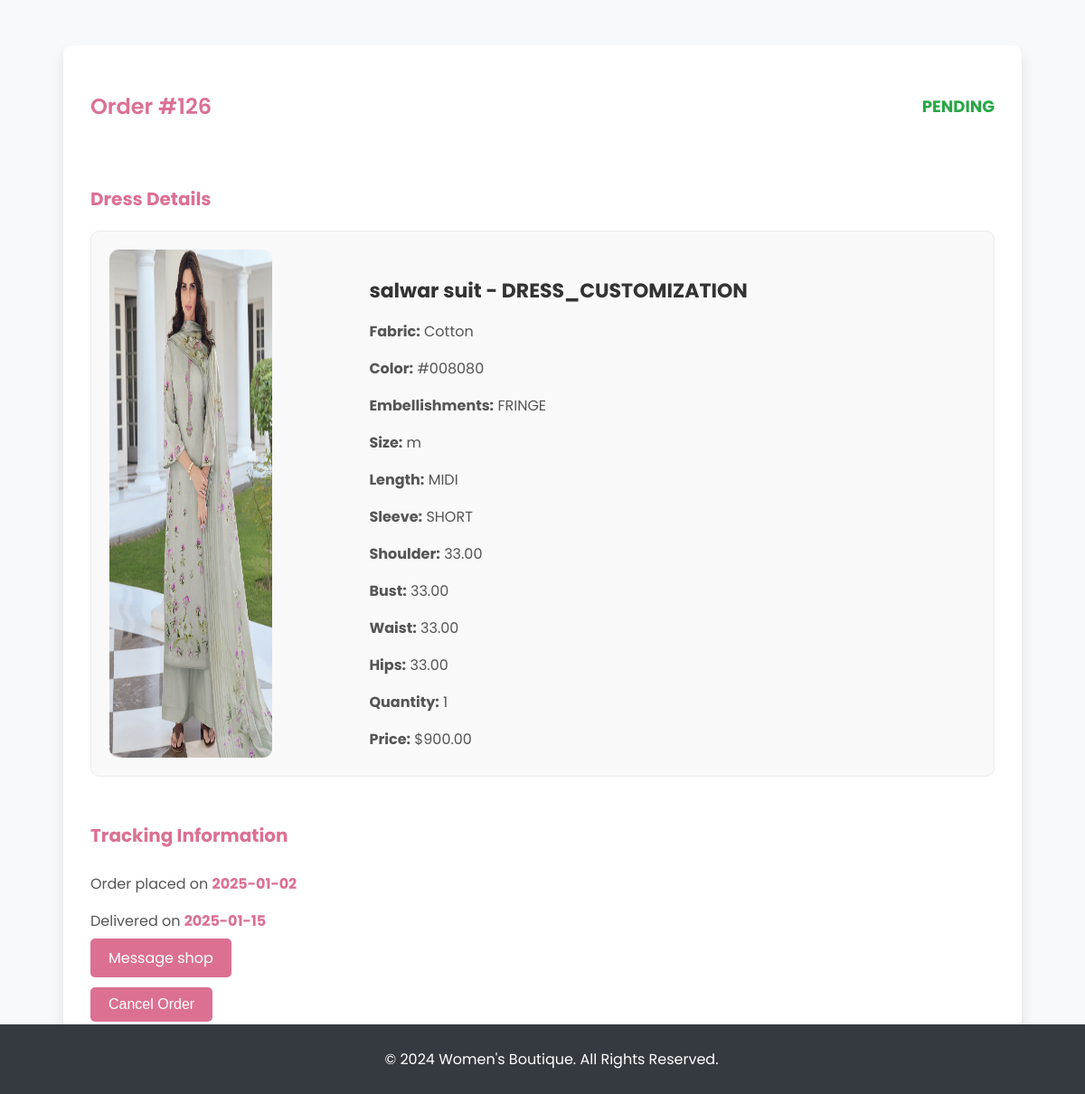
Screenshot of /customers/ordered_dress.php?id=126&type=DRESS_CUSTOMIZATION (signed in) with the database file from the repository.
### tables this page shows
CREATE TABLE `orders` (
  `ORDER_ID` int(11) NOT NULL,
  `USER_ID` int(11) NOT NULL,
  `DRESS_ID` int(11) DEFAULT NULL,
  `FABRIC_ID` int(11) DEFAULT NULL,
  `OPTION_ID` int(11) DEFAULT NULL,
  `STATUSES` enum('PENDING','IN-PROGRESS','COMPLETED','SHIPPED','DELIVERED','CANCELLED','CART') NOT NULL,
  `SSIZE` varchar(100) DEFAULT NULL,
  `QUANTITY` int(2) NOT NULL DEFAULT 1,
  `TOTAL_PRICE` decimal(10,2) NOT NULL,
  `CATEGORY` enum('FABRIC_PURCHASE','DRESS_PURCHASE','DRESS_CUSTOMIZATION','FULLY_CUSTOMIZATION','OFFLINE_PURCHASE') NOT NULL,
  `ESTIMATED_DELIVERY_DATE` date DEFAULT NULL,
  `ACTUAL_DELIVERY_DATE` date DEFAULT NULL,
  `CREATED_AT` datetime NOT NULL DEFAULT current_timestamp()
);

CREATE TABLE `dress` (
  `DRESS_ID` int(11) NOT NULL,
  `NAME` varchar(100) NOT NULL,
  `DESCRIPTION` text DEFAULT NULL,
  `FABRIC` varchar(50) NOT NULL,
  `COLOR` varchar(100) NOT NULL,
  `SIZES` varchar(100) NOT NULL,
  `BASE_PRICE` decimal(10,2) NOT NULL,
  `IMAGE_URL` varchar(255) DEFAULT NULL,
  `CREATED_AT` datetime NOT NULL DEFAULT current_timestamp(),
  `visibility` tinyint(1) DEFAULT 1
);

CREATE TABLE `customizations` (
  `OPTION_ID` int(11) NOT NULL,
  `DRESS_ID` int(11) DEFAULT NULL,
  `FABRIC_ID` int(11) DEFAULT NULL,
  `MEASUREMENT_ID` int(11) DEFAULT NULL,
  `COLOR` char(7) DEFAULT NULL,
  `EMBELLISHMENTS` enum('EMBROIDERY','APPLIQUÉ','SEQUIN','BEADS','LACE','FRINGE','PEARL','PIPING','RHINESTONE','none') DEFAULT 'none',
  `DRESS_LENGTH` enum('MINI','KNEE-LENGTH','TEA-LENGTH','MIDI','MAXI','FULL-LENGTH') DEFAULT NULL,
  `SLEEVE_LENGTH` enum('SLEEVELESS','SHORT','ELBOW','3/4','FULL') DEFAULT NULL,
  `ADDITIONAL_NOTES` varchar(200) DEFAULT NULL,
  `REFERRAL_IMG` varchar(255) DEFAULT NULL
);

CREATE TABLE `measurements` (
  `MEASUREMENT_ID` int(11) NOT NULL,
  `USER_ID` int(11) NOT NULL,
  `DRESS_ID` int(11) DEFAULT NULL,
  `FABRIC_ID` int(11) DEFAULT NULL,
  `SHOULDER` decimal(10,2) DEFAULT NULL,
  `BUST` decimal(10,2) DEFAULT NULL,
  `WAIST` decimal(10,2) DEFAULT NULL,
  `HIP` decimal(10,2) DEFAULT NULL,
  `CREATED_AT` datetime NOT NULL DEFAULT current_timestamp()
);

### customers/ordered_dress.php (the view, shortened to what this page needs)
<?php
$dbcon = mysqli_connect("localhost", "root", "", "fashion");
if($_SERVER["REQUEST_METHOD"] == "GET"){
    $order_id=$_GET['id'];
    $order_type=$_GET['type'];
    $sql="SELECT * FROM orders where ORDER_ID='$order_id'";
    $data=mysqli_query($dbcon,$sql);
    $order_row=mysqli_fetch_array($data);
}
?>
<!DOCTYPE html>
<html lang="en">
<head>
</head>
<body>
    <div class="order-details-container">
        <div class="order-header">
            <h2>Order #<?php echo $order_id; ?></h2>
            <p class="status"><?php echo $order_row['STATUSES']; ?></p>
        </div>
        <div class="order-section">
            <?php
                if($order_type=='FULLY_CUSTOMIZATION' || $order_type=='DRESS_CUSTOMIZATION'){
                    if($order_row['DRESS_ID']!=null){
                        $sql="SELECT * FROM dress WHERE DRESS_ID='$order_row[DRESS_ID]'";
                        $data3=mysqli_query($dbcon,$sql);
                        $dress_row=mysqli_fetch_array($data3);
                    }
                    $sql="SELECT * FROM customizations WHERE OPTION_ID='$order_row[OPTION_ID]'";
                    $data4=mysqli_query($dbcon,$sql);
                    if($data4){
                        $custmize_row=mysqli_fetch_array($data4);
                        $sql="SELECT * FROM measurements WHERE MEASUREMENT_ID='$custmize_row[MEASUREMENT_ID]'";
                        $data5=mysqli_query($dbcon,$sql);
                        if($data5){
                            $measurement_row=mysqli_fetch_array($data5);
                            echo " <h3>Dress Details</h3>
                                <div class='order-details'>";
                                if($order_row['DRESS_ID']!=null){
                                    echo "<img src='".$dress_row['IMAGE_URL']."' alt='Dress Image'>";
                                }else{
                                    echo "<img src='".$fabric_row['IMAGE_URL']."' alt='Dress Image'>";
                                }
                                echo "<div class='order-info'>";
                                if($order_row['DRESS_ID']!=null){
                                    echo "<h4>".$dress_row['NAME']." - ".$order_type."</h4>";
                                }else{
                                    echo "<h4>".$fabric_row['NAME']." - ".$order_type."</h4>";
                                }
                                if($order_row['FABRIC_ID']!=null){
                                    echo "<p><span>Fabric:</span> ".$fabric_row['NAME']."</p>";
                                }else{
                                    echo "<p><span>Fabric:</span> ".$dress_row['FABRIC']."</p>";
                                }
                                echo "<p><span>Color:</span> ".$custmize_row['COLOR']."</p>
                                    <p><span>Embellishments:</span> ".$custmize_row['EMBELLISHMENTS']."</p>
                                    <p><span>Size:</span> ".$order_row['SSIZE']."</p>
                                    <p><span>Length:</span> ".$custmize_row['DRESS_LENGTH']."</p>
                                    <p><span>Sleeve:</span> ".$custmize_row['SLEEVE_LENGTH']."</p>
                                    <p><span>Shoulder:</span> ".$measurement_row['SHOULDER']."</p>
                                    <p><span>Bust:</span> ".$measurement_row['BUST']."</p>
                                    <p><span>Waist:</span> ".$measurement_row['WAIST']."</p>
                                    <p><span>Hips:</span> ".$measurement_row['HIP']."</p>
                                    <p><span>Quantity:</span> ".$order_row['QUANTITY']."</p>
                                    <p><span>Price:</span> $".$order_row['TOTAL_PRICE']."</p>
                                </div>
                            </div>";
                        }
                    }
                }
            ?>
        </div>
        <div class="order-section tracking-info">
            <h3>Tracking Information</h3>
            <p>Order placed on <span><?php echo substr($order_row['CREATED_AT'],0,11) ?></span></p>
            <?php
                if($order_row['STATUSES']=='DELIVERED'){
                    echo "<p>Delivered on <span>".$order_row['ACTUAL_DELIVERY_DATE']."</span></p>";
                }else if($order_row['STATUSES']=='CANCELLED'){
                    echo "<p>CANCELLED</p>";
                }else{
                    echo "<p>Delivered on <span>".$order_row['ACTUAL_DELIVERY_DATE']."</span></p>";
                }
            ?>
            <a href="messageShop.php" class="track-order-button">Message shop</a>
        </div>
        <?php if ($order_row['STATUSES'] == 'PENDING') : ?>
            <form method="POST">
                <button type="submit" name="cancel_order" class="track-order-button" onclick="return confirmPurchase();">Cancel Order</button>
            </form>
        <?php endif; ?>
    </div>
    <div class="footer">
        <p>&copy; 2024 Women's Boutique. All Rights Reserved.</p>
    </div>
</body>
</html>

### customers/ordered_dress.php (style rules this page uses)
body { font-family: 'Poppins', sans-serif; background-color: #f8f9fa; margin: 0; padding: 0; color: #333; }
.order-details-container { max-width: 1000px; margin: 50px auto; background-color: #fff; padding: 30px; box-shadow: 0 8px 16px rgba(0, 0, 0, 0.1); border-radius: 10px; }
.order-header { display: flex; justify-content: space-between; align-items: center; margin-bottom: 30px; }
.order-header h2 { font-weight: 600; color: palevioletred; }
.order-header .status { color: #28a745; font-weight: bold; font-size: 18px; }
.order-section { margin-top: 50px; margin-bottom: 30px; }
.order-section h3 { margin-bottom: 10px; font-size: 20px; color: palevioletred; padding-bottom: 10px; }
.order-details { display: flex; justify-content: space-between; padding: 20px; border: 1px solid #ececec; border-radius: 10px; background-color: #f9f9f9; }
.order-details img { width: 180px; border-radius: 10px; }
.order-info { width: 70%; }
.order-info h4 { font-size: 22px; margin-bottom: 10px; }
.order-info p { font-size: 16px; margin-bottom: 8px; color: #555; }
.order-info p span { font-weight: bold; }
.tracking-info { margin-bottom: 20px; }
.tracking-info p { font-size: 16px; color: #555; }
.tracking-info p span { font-weight: bold; color: palevioletred; }
.track-order-button { background-color: palevioletred; color: white; border: none; padding: 10px 20px; border-radius: 5px; cursor: pointer; font-size: 16px; transition: background-color 0.3s ease; text-decoration:none; }
.footer { text-align: center; padding: 10px; background-color: #343a40; color: white; position: fixed; bottom: 0; width: 100%; }

### rows the page displays
orders: STATUSES "PENDING", SSIZE "m", QUANTITY "1", TOTAL_PRICE "900.00", CREATED_AT "2025-01-02", ACTUAL_DELIVERY_DATE "2025-01-15"
dress: NAME "salwar suit", FABRIC "Cotton"
customizations: COLOR "#008080", EMBELLISHMENTS "FRINGE", DRESS_LENGTH "MIDI", SLEEVE_LENGTH "SHORT"
measurements: SHOULDER "33.00", BUST "33.00", WAIST "33.00", HIP "33.00"

### other values shown
$order_id "126"
$order_type "DRESS_CUSTOMIZATION"
